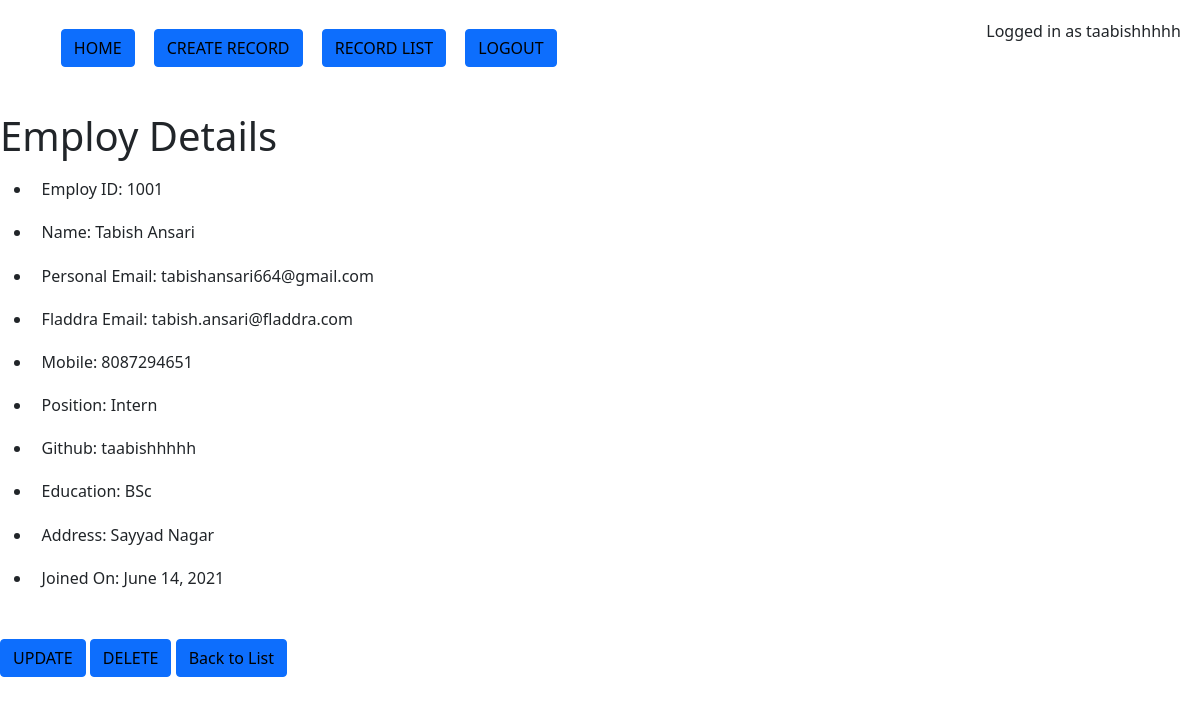
The page /emp/view/1/ (signed in) on the database as committed earlier.
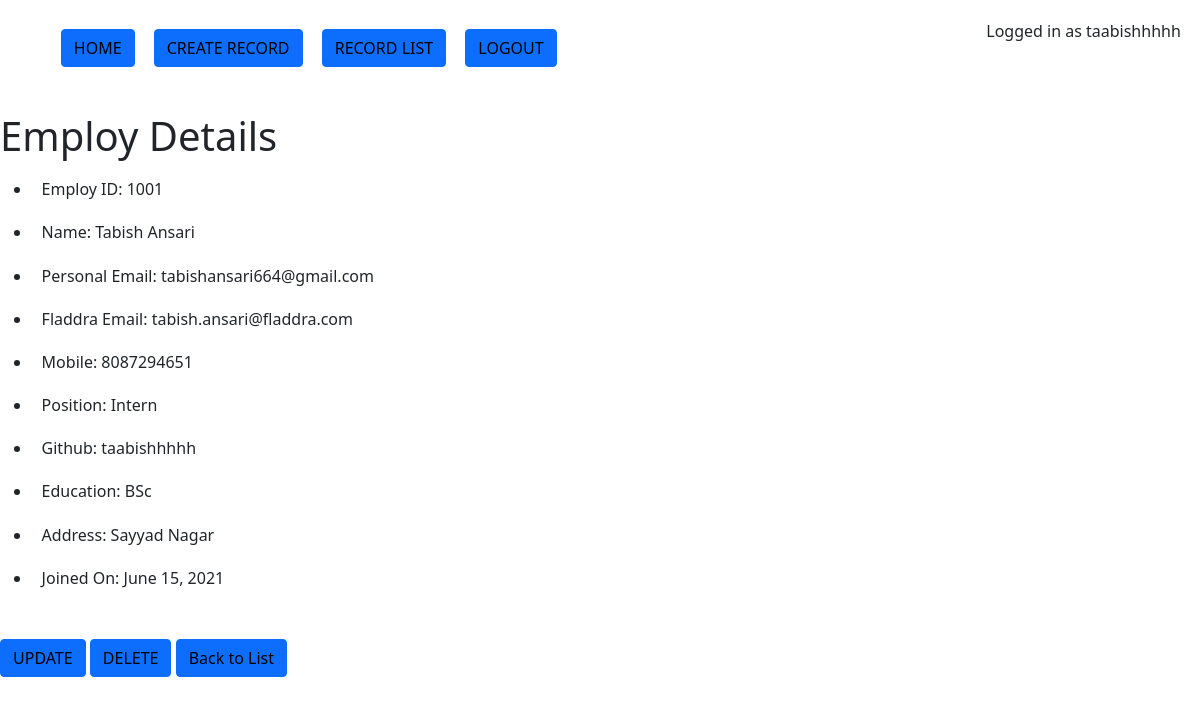
The same page on the database as committed later.
### emp/models.py (models this page shows, shortened)
class Employ(models.Model):
    intern = 'Intern'
    sendev = 'Senior Developer'
    jundev = 'Junior Developer'
    hr = 'HR'
    no = '-'
    test = 'Test'
    position_choices = [
                (intern ,'Intern'),
                (sendev ,'Senior Developer'),
                 (jundev ,'Junior Developer'),
                 (hr , 'HR'),
                 (no , '-'),
                 (test , 'Test')
                 ]
    empid = models.AutoField(primary_key=True)
    employID = IntegerField('Employ ID', unique=True, validators=[validate_employID, ])
    fname = models.CharField('First Name', max_length=20, validators= [validate_fname, ])
    lname = models.CharField('Last Name', max_length=20, validators=[validate_lname, ])
    personalEmail = models.EmailField('Personal Email')
    fladdraEmail = models.EmailField('Fladdra Email', validators=[validate_fladdraEmail])
    mobile = models.IntegerField('Mobile No', unique=True, validators=[validate_mobile, ])
    position = models.CharField('Position', max_length=16,choices=position_choices, validators=[validate_position])
    github = models.CharField('Github', max_length=50)
    education = models.CharField('Highest Education', max_length=80)
    address = models.TextField('Address')
    joinedOn = models.DateField('Joined On', default=date.today)
    is_archived = models.BooleanField(default=False, null=True, blank=True)
    def get_delete_url(self):
        return reverse('emp:delete_emp', kwargs = {'empid' : self.empid})
    def get_update_url(self):
        return reverse('emp:update_emp', kwargs = {'empid' : self.empid})
    def get_full_name(self):
        return self.fname + ' ' + self.lname
    class Meta:
        verbose_name = 'Employee'
        verbose_name_plural = 'Employees'

### emp/views.py (the view)
# urls.py: path('view/<int:empid>/', ViewEmp.as_view(), name='view_emp'),
class ViewEmp(LoginRequiredMixin, MyGetQuerySet, DetailView):
    template_name = 'emp/view.html'
    def get_object(self):
        id_ = self.kwargs.get('empid')
        return get_object_or_404(Employ, empid=id_)

### templates/emp/view.html (shortened to what this page needs)
{% include 'navbar.html' %}
<h1>Employ Details</h1>
<ul>
    <li>Employ ID: {{ object.employID }} </li>
    <li>Name: {{ object.get_full_name }}</li>
    <li>Personal Email: {{ object.personalEmail }}</li>
    <li>Fladdra Email: {{ object.fladdraEmail }}</li>
    <li>Mobile: {{ object.mobile }}</li>
    <li>Position: {{ object.position }}</li>
    <li>Github: {{ object.github }}</li>
    <li>Education: {{ object.education }} </li>
    <li>Address: {{ object.address }} </li>
    <li>Joined On: {{ object.joinedOn }} </li>
</ul>
<button class="btn btn-primary"><a href="{{ object.get_update_url }}">UPDATE</a></button>
<button class="btn btn-primary"><a href="{{  object.get_delete_url }}">DELETE</a></button>
<button class="btn btn-primary"><a href="/emp/list/">Back to List</a></button>

Rows that differ between the two databases and show on the page:
changed Employ "Tabish Ansari": joinedOn "June 14, 2021" → "June 15, 2021"
